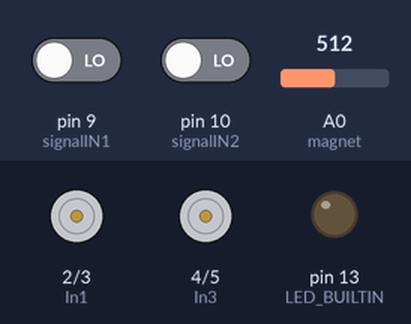
The sketch below on a simulated Arduino Uno, built with avr-gcc and run on an emulated ATmega328P. Shown: motor-driver pin pairs drawn as motors (green arrow = first pin HIGH = forward, orange = second pin HIGH = backward, longer = more drive), output pins drawn as LEDs (lit = HIGH). The inputs (shaded band) are chosen by the test bench; at power-on: pin 9 (signalIN1) LOW, pin 10 (signalIN2) LOW, A0 (magnet) = 512. What the sketch prints to the serial monitor is not drawn.

Above: at 1.2 s.
1.3 s: pin 9 (signalIN1) driven HIGH
At 1.6 s:
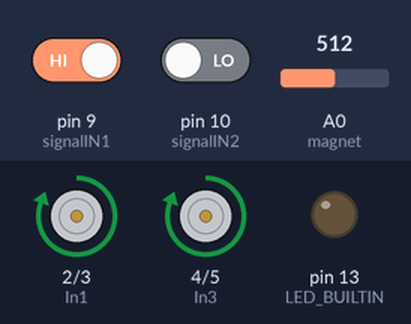
3.2 s: pin 10 (signalIN2) driven HIGH
At 3.51 s:
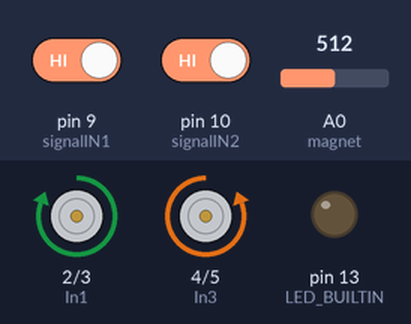
Timing chart, 0 to 6.2 s (numbered marks = the images above; inputs shaded):
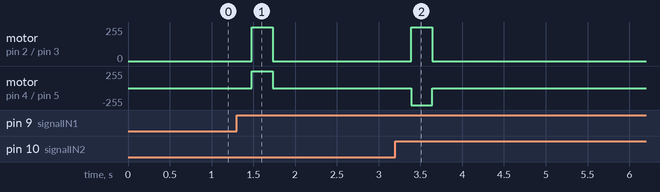

The sketch:

for_fixxing_the_position.ino
```cpp
/*
 *            ！！注意左右邊順逆時針問題！！
 *            analogRead(handEnd) < 700
 *
 * 2021.09.29 Body Topology hand_part for 右邊
 *            Motor Arduino Code
 *
 * 2022.06.01 for 2022改
 * 2022.06.25 for control without LED
 * 2022.10.27 for new installation control by RX480E-4
 * 2022.11.24 for battary and mini 2-ch H-bridge module
 *            testing control 5V LED (PWM no use?)
 * 2023.01.10 for magnet feedback control
 *            (1023 no magnet, other is magnet)
 * 2023.01.30 control by push botton one time
 * 2023.02.14 fix the length, about 35cm (5 turns for drum)
 * 2023.02.28 for fixxing the position
 *
 * This version is for 5V LED & 12V DC Motor
 * with battary and RX480E-4 (wireless control)
 *
 * by Xylo Hsiao
 *
 * Fucking body & ...
 */

const int In1   = 2;      //for LED
const int In2   = 3;
const int In3   = 4;      //for Motor
const int In4   = 5;
#define magnet    A0     //正式：A7
#define signalIN1 9      //for release
#define signalIN2 10     //for tight
int motorStep     = 0;
const int maxStep = 5;
int releaseSignal = 0;
int tightSignal   = 0;
int motorState    = 0;
int motor_butt    = 0;
int magnetState   = 0;
int mag_butt      = 0;
int ledState      = 0;
int button1       = 0;
int button2       = 0;

void setup() {
  pinMode(In1,      OUTPUT);
  pinMode(In2,      OUTPUT);
  pinMode(In3,      OUTPUT);
  pinMode(In4,      OUTPUT);
  pinMode(magnet,       INPUT);
  pinMode(signalIN1,    INPUT);
  pinMode(signalIN2,    INPUT);
  pinMode(LED_BUILTIN, OUTPUT);
  digitalWrite(In1,   LOW);
  digitalWrite(In2,   LOW);
  mstop();
  Serial.begin(9600);
  Serial.println("control ver.2023.02.28");
  Serial.println("for fixxing the position!!");
}

void loop() {
//  Serial.print(digitalRead(signalIN1));
//  Serial.print(",");
//  Serial.println(digitalRead(signalIN2));
  //Serial.println(analogRead(magnet));
  buttonCount();
  delay(60);

  if (motor_butt == 1){
    //Serial.println("1-1");
    tightR();
    light();
    delay(250);
  }else if (motor_butt == 2){
    //Serial.println("2-1");
    releaseR();
    light();
    delay(250);
  }if (motor_butt != 0 && analogRead(magnet) < 700){
      motor_butt = 0;
      //delay(100);
      //Serial.println("s");
      mstop();
  }
}

void magnetCount(){
  if (motorStep == maxStep && motorState == 0){
    motorState = 1;
    mstop();
  }else if (motorStep == 0 && motorState == 1){
    motorState = 0;
    mstop();
  }
}

void counting_magnet(){
  if (analogRead(magnet) > 700 && magnetState == 0){
    magnetState = 1;
  }else if(analogRead(magnet) < 700 && magnetState == 1){
    magnetState = 0;
    if (mag_butt == 1){
      motorStep ++;
    }else if (mag_butt == 2){
      motorStep --;
    }
    Serial.println(motorStep);
  }
  if (motorStep < 0){
    mstop();
  }else if (motorStep > maxStep){
    mstop();
  }
}

void buttonCount(){
  if (digitalRead(signalIN1) == 1 && button1 == 0){
    button1 = 1;
    mag_butt = 1;
    motor_butt = 1;
    delay(100);
  }else if (digitalRead(signalIN1) == 0 && button1 == 1){
    button1 = 0;
  }
  if (digitalRead(signalIN2) == 1 && button2 == 0){
    button2 = 1;
    mag_butt = 2;
    motor_butt = 2;
    delay(100);
  }else if (digitalRead(signalIN2) == 0 && button2 == 1){
    button2 = 0;
  }
}

void tightR(){
  digitalWrite(In3, HIGH);
  digitalWrite(In4, LOW);
}
void releaseR(){
  digitalWrite(In3, LOW);
  digitalWrite(In4, HIGH);
}

void light(){
  digitalWrite(In1, HIGH);
  digitalWrite(In2, LOW);
}
void goOut(){
  digitalWrite(In1, LOW);
  digitalWrite(In2, LOW);
}

void mstop(){
  digitalWrite(In1, LOW);
  digitalWrite(In2, LOW);
  digitalWrite(In3, LOW);
  digitalWrite(In4, LOW);
}
```

Measured:
- after the input at 1.3 s, motor on pin 2 (In1) / pin 3 (In2), motor on pin 4 (In3) / pin 5 (In4): stopped → forward 255/255 after 0.18 s, → stopped 0.25 s later
- after the input at 3.2 s, motor on pin 2 (In1) / pin 3 (In2): stopped → forward 255/255 after 0.19 s, → stopped 0.25 s later; motor on pin 4 (In3) / pin 5 (In4): stopped → backward 255/255 after 0.19 s, → stopped 0.25 s later
